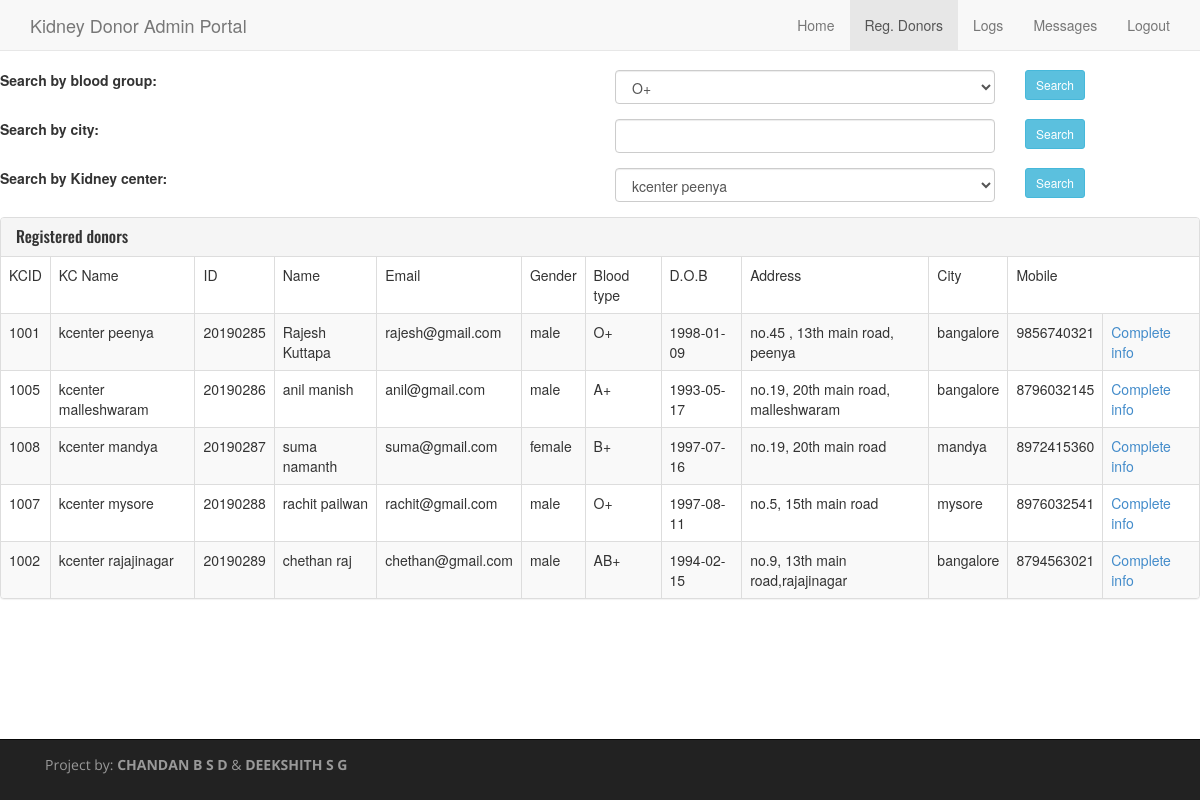
The page /admin/donor_admin.php (signed in) on the database its author committed.
### tables this page shows
CREATE TABLE `donor` (
  `id` int(8) NOT NULL,
  `fname` varchar(50) NOT NULL,
  `mname` varchar(50) DEFAULT NULL,
  `lname` varchar(50) NOT NULL,
  `sex` varchar(6) NOT NULL,
  `btype` varchar(10) NOT NULL,
  `dob` date NOT NULL,
  `address` varchar(100) NOT NULL,
  `city` varchar(50) NOT NULL,
  `mobile` bigint(10) NOT NULL,
  `email` varchar(50) NOT NULL,
  `password` varchar(20) NOT NULL,
  `kcid` int(5) DEFAULT NULL,
  `kcname` varchar(20) DEFAULT NULL
);

### admin/donor_admin.php (the view, shortened to what this page needs)
<?php
      include ("includes/connect.php");
      if(!isset($_SESSION['uname'])){
          echo "<script>alert('Donor page could not be accessed')</script>";
           header("location: http://localhost/proj/home_admin.php");
      }else{
          $query="SELECT * FROM donor";
          $result=mysqli_query($conn,$query);
          $query2="SELECT kcname FROM kcenter";
          $result2=mysqli_query($conn,$query2);
}?>
<!DOCTYPE html>
<html lang="en">
  <head>
    <link href="css/bootstrap.min.css" rel="stylesheet">
    <link href="css/custom.css" rel="stylesheet">
    <link href="http://netdna.bootstrapcdn.com/font-awesome/4.0.3/css/font-awesome.css" rel="stylesheet">
  </head>
  <body>
    <div class="navbar navbar-default navbar-fixed-top" role="navigation">
      <div class="container">
        <div class="navbar-header">
          <a class="navbar-brand" href="#">
Kidney Donor Admin Portal</a>
        </div>
        <div class="navbar-collapse collapse">
          <ul class="nav navbar-nav navbar-right">
            <li><a href="home_admin.php">Home</a></li>
            <li class="active"><a href="donor_admin.php">Reg. Donors</a></li>
            <li><a href="logs.php">Logs</a></li>
            <li><a href="contact_admin.php">Messages</a></li>
            <li><a href="logout_admin.php">Logout</a></li>
          </ul>
        </div>
      </div>
    </div>
    <form class="form-horizontal" method="post" action="donor1_admin.php">
                    <div class="form-group">
                        <label class="col-sm-6">Search by blood group:</label>
                        <div class="col-sm-4">
                            <select name="btype" class="form-control">
                                <option value="O+">O+</option>
                            </select>
                        </div>
                        <div class="col-sm-2">
                            <button class="btn btn-info btn-sm" name="search" value='true'>Search</button>
                        </div>
                    </div>
        </form>
        <form class="form-horizontal" method="post" action="donor2_admin.php">
                    <div class="form-group">
                        <label class="col-sm-6">Search by city:</label>
                        <div class="col-sm-4">
                            <input class="form-control" type="text" name="city" required>
                        </div>
                        <div class="col-sm-2">
                            <button class="btn btn-info btn-sm" name="search1" value='true'>Search</button>
                        </div>
                    </div>
        </form>
        <form class="form-horizontal" method="post" action="donor3_admin.php">
                    <div class="form-group">
           <label class="col-sm-6">Search by Kidney center:</label>
           <div class="col-sm-4">
              <select name="kcname" class="form-control">
                   <?php while($z=mysqli_fetch_assoc($result2)):?>
                        <option value="<?= $z['kcname']; ?>"><?= $z['kcname']?></option>
                    <?php endwhile; ?>
              </select>
        </div>
        <div class="col-sm-2">
                            <button class="btn btn-info btn-sm" name="search2" value='true'>Search</button>
        </div>
    </div>
        </form>
    <div class="panel panel-default">
        <div class="panel-heading">
            <h3 class="panel-title">Registered donors</h3>
        </div>
        <table class="table table-bordered table-striped">
            <thead>
                <td>KCID</td>
                <td>KC Name</td>
                <td>ID</td>
                <td>Name</td>
                <td>Email</td>
                <td>Gender</td>
                <td>Blood type</td>
                <td>D.O.B</td>
                <td>Address</td>
                <td>City</td>
                <td>Mobile</td>
            </thead>
            <?php while($d=mysqli_fetch_array($result)):?>
                <tr>
                    <td><?= $d['kcid']; ?></td>
                    <td><?= $d['kcname']; ?></td>
                    <td><?= $d['id']; ?></td>
                    <td><?= $d['fname']." ".$d['lname']; ?></td>
                    <td><?= $d['email']; ?></td>
                    <td><?= $d['sex']; ?></td>
                    <td><?= $d['btype']; ?></td>
                    <td><?= $d['dob']; ?></td>
                    <td><?= wordwrap($d['address'],30,'<br>'); ?></td>
                    <td><?= $d['city']; ?></td>
                    <td><?= $d['mobile']; ?></td>
                    <td><a href="donordet_admin.php?id=<?= $d['id']; ?>">Complete info</a></td>
                </tr>
            <?php endwhile; ?>
        </table>
    </div>
    <div class="navbar navbar-inverse navbar-fixed-bottom" role="navigation">
    	<div class="container">
    		<div class="navbar-text pull-left">
    			<p>Project by: <b>CHANDAN B S D</b> & <b>DEEKSHITH S G</b></p>
    		</div>
    	</div>
    </div>
  </body>
</html>

### admin/css/custom.css (style rules this page uses)
body { padding-top: 70px; padding-bottom: 100px; }
p { font-family: 'Open Sans', sans-serif; }
h1, h2, h3, h4, h5, h6 { font-family: 'Oswald', sans-serif; }

### rows shown on the page
donor: kcid "1001", kcname "kcenter peenya", id "20190285", fname "Rajesh", lname "Kuttapa", email "rajesh@gmail.com", sex "male", btype "O+", dob "1998-01-09", address "no.45 , 13th main road, peenya", city "bangalore", mobile "9856740321"
donor: kcid "1005", kcname "kcenter malleshwaram", id "20190286", fname "anil", lname "manish", email "anil@gmail.com", sex "male", btype "A+", dob "1993-05-17", address "no.19, 20th main road, malleshwaram", city "bangalore", mobile "8796032145"
donor: kcid "1008", kcname "kcenter mandya", id "20190287", fname "suma", lname "namanth", email "suma@gmail.com", sex "female", btype "B+", dob "1997-07-16", address "no.19, 20th main road", city "mandya", mobile "8972415360"
donor: kcid "1007", kcname "kcenter mysore", id "20190288", fname "rachit", lname "pailwan", email "rachit@gmail.com", sex "male", btype "O+", dob "1997-08-11", address "no.5, 15th main road", city "mysore", mobile "8976032541"
donor: kcid "1002", kcname "kcenter rajajinagar", id "20190289", fname "chethan", lname "raj", email "chethan@gmail.com", sex "male", btype "AB+", dob "1994-02-15", address "no.9, 13th main road,rajajinagar", city "bangalore", mobile "8794563021"

### other values the page prints
form field kcname "kcenter peenya"
